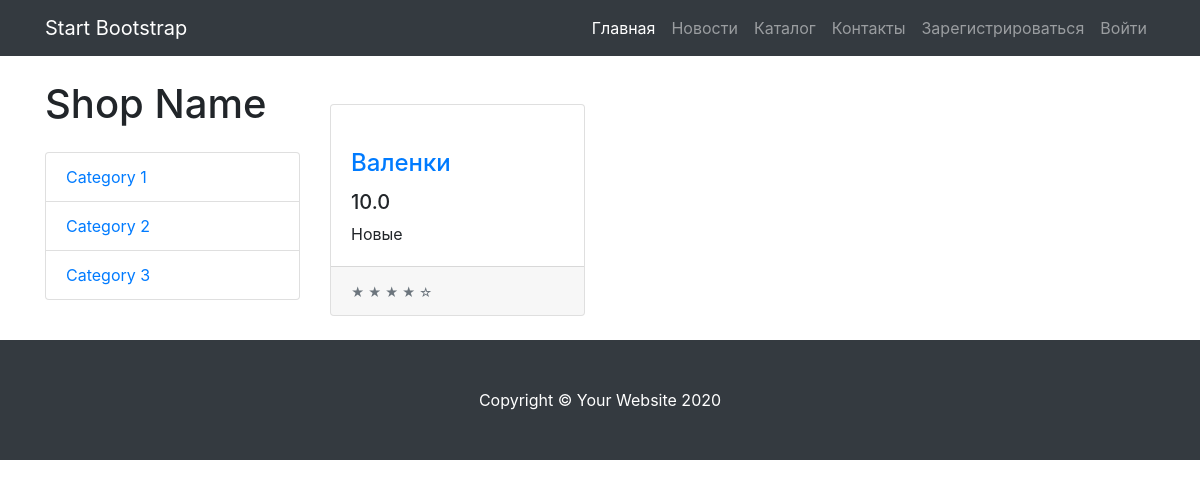
The page / on the database its author committed.
### data/product.py (models this page shows, shortened)
class Product(SqlAlchemyBase):
    __tablename__ = 'products'
    id = sqlalchemy.Column(sqlalchemy.Integer, primary_key=True, autoincrement=True)
    title = sqlalchemy.Column(sqlalchemy.String, nullable=True)
    photo_1 = sqlalchemy.Column(sqlalchemy.String, nullable=True)
    photo_2 = sqlalchemy.Column(sqlalchemy.String, nullable=True)
    photo_3 = sqlalchemy.Column(sqlalchemy.String, nullable=True)
    descript = sqlalchemy.Column(sqlalchemy.String, nullable=True)
    price = sqlalchemy.Column(sqlalchemy.Float, nullable=False)
    is_featured = sqlalchemy.Column(sqlalchemy.Boolean, nullable=False, default=False)
    rating = sqlalchemy.Column(sqlalchemy.Float, default= 0, nullable=False)
    created_date = sqlalchemy.Column(sqlalchemy.DateTime,
                                     default=datetime.datetime.now)
    categories = orm.relation("ProductCategories", back_populates="product")

### wsgi.py (the view)
@app.route("/")
def index():
    db_sess = db_session.create_session()
    news = list(db_sess.query(News))
    for item in news:
        item.feature_image = '/img/' + make_dark_img(os.path.split(item.image)[-1], 0.3)
    products = db_sess.query(Product).filter(Product.is_featured == True)
    return render_template("index.html", news=news, products=products, title="Добро пожаловать")

### data/db_session.py (called while the page is built)
def create_session() -> Session:
    global __factory
    return __factory()

### templates/index.html (shortened to what this page needs)
{% extends "base.html" %}
{% block content %}
<div class="row">
      <div class="col-lg-3">
        <h1 class="my-4">Shop Name</h1>
        <div class="list-group">
          <a href="#" class="list-group-item">Category 1</a>
          <a href="#" class="list-group-item">Category 2</a>
          <a href="#" class="list-group-item">Category 3</a>
        </div>
      </div>
      <div class="col-lg-9">
        <div id="carouselExampleIndicators" class="carousel slide my-4" data-ride="carousel">
          <a class="carousel-control-prev" href="#carouselExampleIndicators" role="button" data-slide="prev">
            <span class="carousel-control-prev-icon" aria-hidden="true"></span>
          </a>
          <a class="carousel-control-next" href="#carouselExampleIndicators" role="button" data-slide="next">
            <span class="carousel-control-next-icon" aria-hidden="true"></span>
          </a>
        </div>
        <div class="row">
          {% for item in products %}
          <div class="col-lg-4 col-md-6 mb-4">
            <div class="card h-100">
              <a href="./products/{{item.id}}"><img class="card-img-top" src="{{item.photo_1}}" alt=""></a>
              <div class="card-body">
                <h4 class="card-title">
                  <a href="./products/{{item.id}}">{{item.title}}</a>
                </h4>
                <h5>{{item.price}}</h5>
                <p class="card-text">{{item.descript}}</p>
              </div>
              <div class="card-footer">
                <small class="text-muted">&#9733; &#9733; &#9733; &#9733; &#9734;</small>
              </div>
            </div>
          </div>
              {%endfor%}
        </div>
      </div>
    </div>
{% endblock %}

### static/css/shop-homepage.css (style rules this page uses)
body { padding-top: 56px; }

### rows shown on the page
Product: title "Валенки", price "10.0", descript "Новые"
